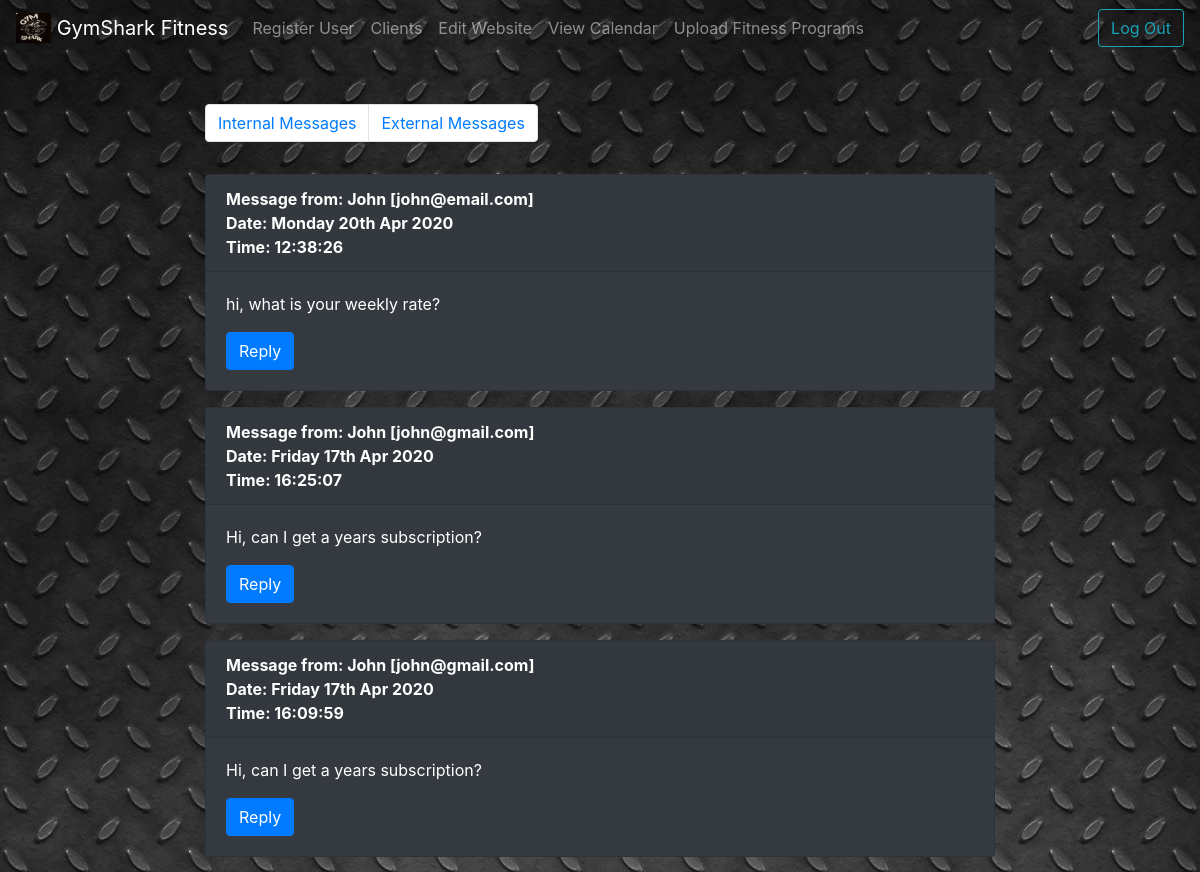
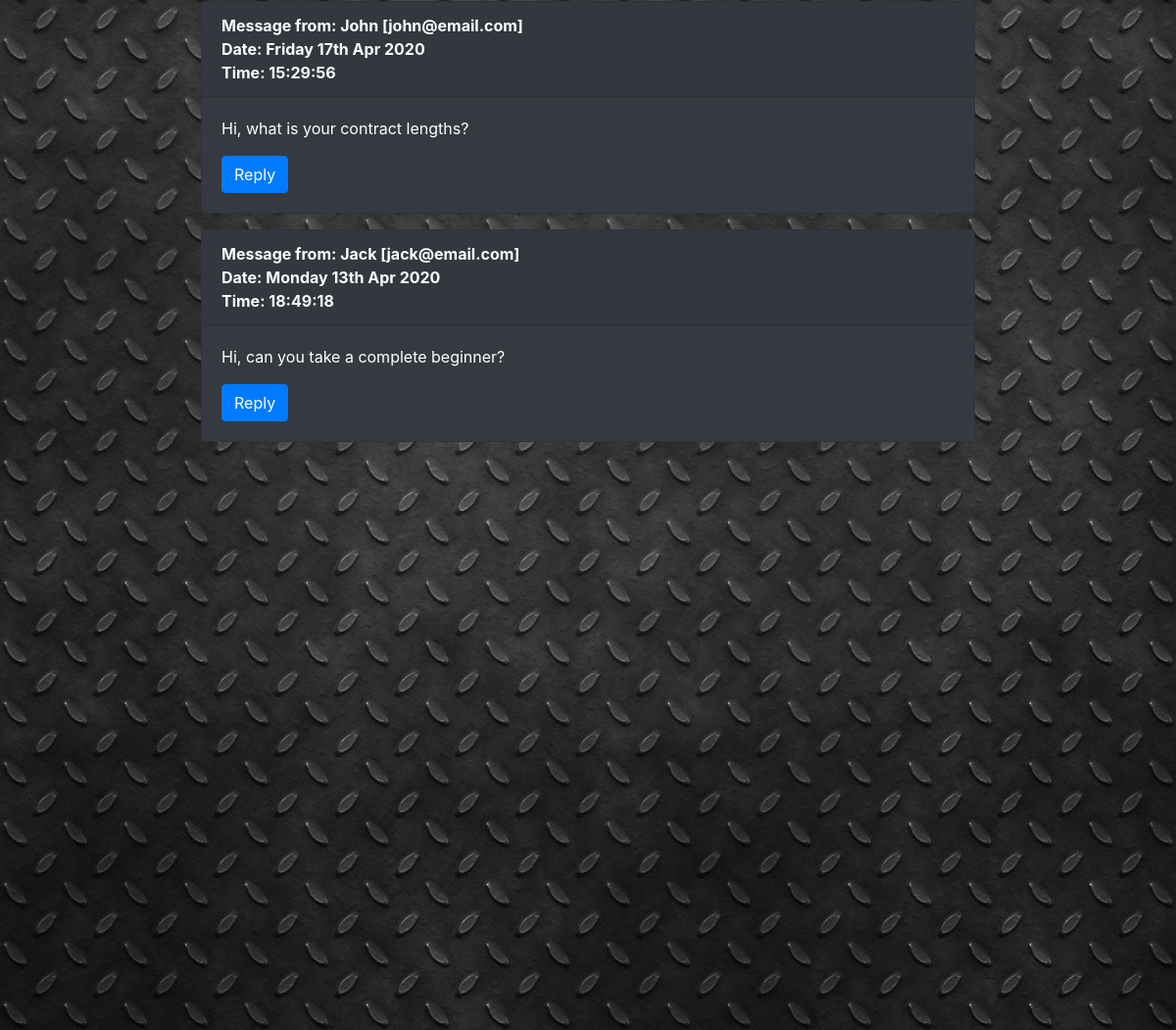
/coach/viewmessagesexternal.php (signed in), run on the app's committed database (2 pictures, top to bottom).
### tables this page shows
CREATE TABLE `PT_external_messages` (
  `id` int(11) NOT NULL,
  `email_from` varchar(20) NOT NULL,
  `name_from` varchar(20) NOT NULL,
  `message_content` varchar(4000) NOT NULL,
  `has_message_been_replied_to` tinyint(1) NOT NULL DEFAULT 0,
  `date` varchar(30) NOT NULL,
  `time` varchar(20) NOT NULL
);

### coach/viewmessagesexternal.php (the view, shortened to what this page needs)
<?php
include("../connections/conn.php");
?>
<!DOCTYPE html>
<html>
<head>
    <link rel="stylesheet" href="https://stackpath.bootstrapcdn.com/bootstrap/4.4.1/css/bootstrap.min.css"
>
    <link href="../styles/mycss.css" rel="stylesheet">
</head>
<body>
    <div id="backgroundimages3">
        <nav class="navbar navbar-expand-lg navbar-dark bg-transparent">
            <a class="navbar-brand" href="coach.php">
                <img src="../imgs/logo1.jpg" width="35" height="30" class="d-inline-block align-top" alt="">
                GymShark Fitness
            </a>
            <div class="collapse navbar-collapse" id="navbarSupportedContent">
                <ul class="navbar-nav mr-auto">
                    <li class="nav-item">
                        <a class="nav-link" href="coachregisteruser.php">Register User</a>
                    </li>
                    <li class="nav-item">
                        <a class="nav-link" href="viewclients.php">Clients</a>
                    </li>
                    <li class="nav-item">
                        <a class="nav-link" href="editwebsite.php">Edit Website</a>
                    </li>
                    <li class="nav-item">
                        <a class="nav-link" href="../calendar/coachcalendar.php">View Calendar</a>
                    </li>
                    <li class="nav-item">
                        <a class="nav-link" href="uploadprograms.php">Upload Fitness Programs</a>
                    </li>
                </ul>
                <form method='POST' action='../logout.php' class="form-inline">
                    <button class="btn btn-outline-info my-2 my-sm-0" type="submit">Log Out</button>
                </form>
            </div>
        </nav>
        <?php
        $getmessagesquery = "SELECT * FROM PT_external_messages ORDER BY id DESC";
        $result2 = $conn->query($getmessagesquery);
        echo "
            <div class='row mt-5'>
                <div class = 'col-2'></div>
                <div class = 'col-8'>
                    <nav aria-label='Page navigation example'>
                        <ul class='pagination'>
                            <li class='page-item'><a class='page-link' href='viewmessages.php'>Internal Messages</a></li>
                            <li class='page-item'><a class='page-link' href=''>External Messages</a></li>
                        </ul>
                    </nav>
                </div>
                <div class = 'col-2'></div>
            </div>";
        if(!$result2){
            echo $conn->error;
        }else{
            $rowcount=mysqli_num_rows($result2);
            if($rowcount == 0){
                echo "
                <div class='row mt-5'>
                    <div class = 'col-2'></div>
                    <div class = 'col-8'>
                        <h3 class='font-weight-bold text-white'>You have no messages</h3>
                    </div>
                    <div class = 'col-2'></div>
                </div>";
            }else{
                while($row = $result2->fetch_assoc()){
                    $name = $row['name_from'];
                    $email = $row['email_from'];
                    $message = $row['message_content'];
                    $date = $row['date'];
                    $time = $row['time'];
                    echo "
                    <div class='row'>
                        <div class = 'col-2'></div>
                        <div class = 'col-8'>
                            <div class='card text-white bg-dark mt-3'>
                                <div class='card-header font-weight-bold'>
                                    Message from: $name [$email] <br> Date: $date <br> Time: $time
                                </div>
                                <div class='card-body'>
                                    <p class='card-text'>$message</p>
                                    <a href=mailto:$email' class='btn btn-primary'>Reply</a>
                                </div>
                            </div>
                        </div>
                        <div class = 'col-2'></div>
                    </div>";
                }
            }
        }
        ?>
    </div>
</body>
</html>

### styles/mycss.css (style rules this page uses)
html,body { width: 100%; height: 100%; margin: 0px; padding: 0px; overflow-x: hidden; }
#backgroundimages3 { background-image: url("../imgs/background2.jpg"); background-position: center center; background-repeat:no-repeat; background-attachment: fixed; background-size: cover; background-color: #464646; padding-bottom: 50%; }

### data on the page
pt_external_messages: name_from "John", email_from "john@email.com", date "Monday 20th Apr 2020", time "12:38:26", message_content "hi, what is your weekly rate?"
pt_external_messages: name_from "John", email_from "john@gmail.com", date "Friday 17th Apr 2020", time "16:25:07", message_content "Hi, can I get a years subscription?"
pt_external_messages: name_from "John", email_from "john@gmail.com", date "Friday 17th Apr 2020", time "16:09:59", message_content "Hi, can I get a years subscription?"
pt_external_messages: name_from "John", email_from "john@email.com", date "Friday 17th Apr 2020", time "15:29:56", message_content "Hi, what is your contract lengths?"
pt_external_messages: name_from "Jack", email_from "jack@email.com", date "Monday 13th Apr 2020", time "18:49:18", message_content "Hi, can you take a complete beginner?"
